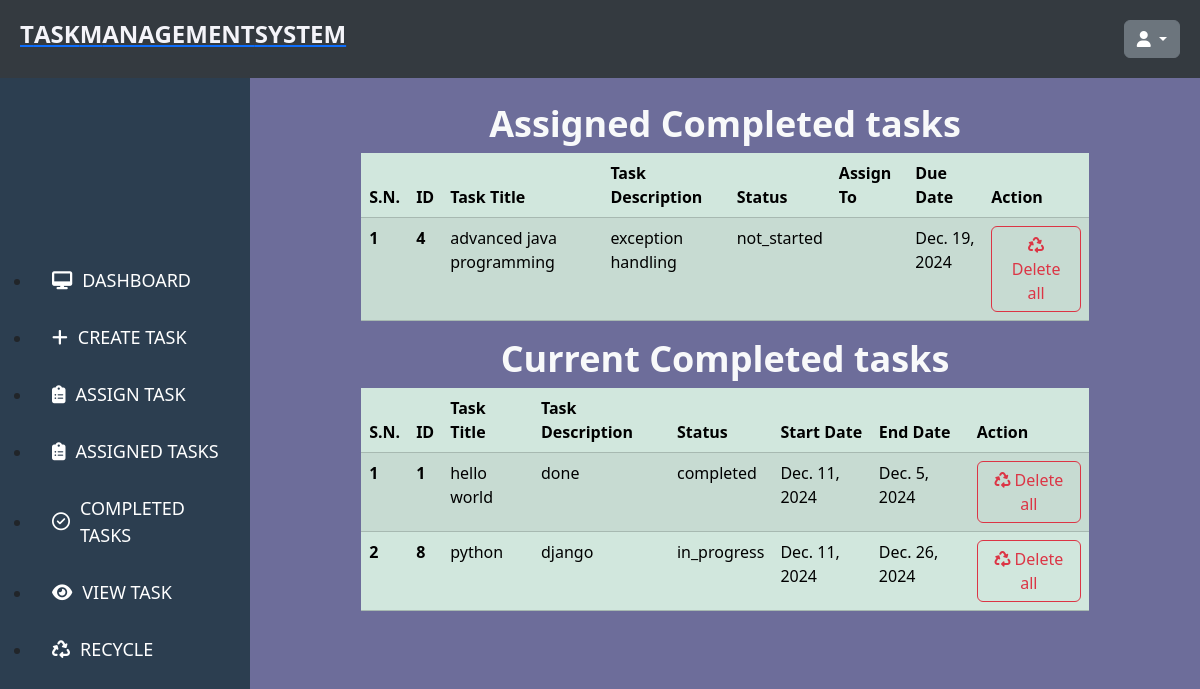
/completed_tasks/, run on the app's committed database.
### main/models.py (models this page shows, shortened)
class Assign_task(models.Model):
    STATUS_CHOICES =[
    ('not_started','Not started'),
    ('in_progress','In progress'),
    ('completed','Completed'),
]
    title = models.CharField(max_length=50)
    description = models.TextField()
    status = models.CharField(max_length=20,choices=STATUS_CHOICES,default='not_started')
    due_date=models.DateField(null=True, blank=True)
    assign_to = models.ForeignKey(
        User,
        on_delete=models.CASCADE,
        related_name='assigned_tasks'
    )
    assigned_by = models.ForeignKey(
        User,
        on_delete=models.CASCADE,
        related_name='tasks_assigned_by',
        null=True
    )
    is_deleted = models.BooleanField(default=False)
    is_completed = models.BooleanField(default=False)

class Task(models.Model):
    STATUS_CHOICES =[
    ('not_started','Not started'),
    ('in_progress','In progress'),
    ('completed','Completed'),
]
    user = models.ForeignKey(User, on_delete=models.CASCADE, null=True)
    title = models.CharField(max_length=50)
    description=models.TextField()
    start_date=models.DateField(null=True, blank=True)
    end_date=models.DateField(null=True, blank=True)
    status=models.CharField(max_length=20,choices=STATUS_CHOICES,default='not_started')
    is_deleted = models.BooleanField(default=False)
    delete_time = models.DateTimeField(null=True)
    is_completed = models.BooleanField(default=False)

### main/views.py (the view)
# urls.py: path("completed_tasks/", completed_tasks, name="completed_tasks"),
def completed_tasks(request):
    assign_data=Assign_task.objects.filter(is_completed=True,is_deleted=False)
    current_data=Task.objects.filter(is_completed=True, is_deleted=False)
    return render(request, 'main/completed_task.html',{'data1':assign_data,'data2':current_data})

### main/templates/main/completed_task.html (shortened to what this page needs)
{% extends 'base.html' %}
{% load static %}
{% block content %}
<div class="container-fluid w-60">
    <div class="row">
        <div class="col-10 mx-auto">
            <h1 class="text-center text-light fw-bolder"> Assigned Completed tasks</h1>
            <table class="table table-success table-striped ">
                <thead>
                    <tr>
                        <th class="col">S.N.</th>
                        <th scope="col">ID</th>
                        <th scope="col">Task Title</th>
                        <th scope="col">Task Description</th>
                        <th scope="col">Status</th>
                        <th scope="col">Assign To</th>
                        <th scope="col">Due Date</th>
                        <th scope="col">Action</th>
                    </tr>
                </thead>
                <tbody>
                    {% if data1 %}
                    {% for i in data1 %}
                    <tr>
                        <th>{{forloop.counter}}</th>
                        <th scope="row">{{i.id}}</th>
                        <td>{{i.title}}</td>
                        <td>{{i.description}}</td>
                        <td>{{i.status}}</td>
                        <td>{{i.user}}</td>
                        <td>{{i.due_date}}</td>
                        <td>
                            <button class="btn btn-outline-danger" data-bs-toggle="modal"
                                data-bs-target="#modals-{{i.id}}" data-bs-title="Mark as Complete"
                                data-bs-placement="top">
                                <i class="fa-solid fa-recycle"></i> Delete all
                            </button>
                        </td>
                    </tr>
                    {% endfor %}
                    {% else %}
                    <tr>
                        <td colspan="8" class="text-center bg-secondary text-white">No tasks available.</td>
                    </tr>
                    {% endif %}
                </tbody>
            </table>
        </div>
    </div>
</div>
<div class="container-fluid w-60">
    <div class="row">
        <div class="col-10 mx-auto">
            <h1 class="text-center text-light fw-bolder"> Current Completed tasks</h1>
            <table class="table table-success table-striped ">
                <thead>
                    <tr>
                        <th class="col">S.N.</th>
                        <th scope="col">ID</th>
                        <th scope="col">Task Title</th>
                        <th scope="col">Task Description</th>
                        <th scope="col">Status</th>
                        <th scope="col">Start Date</th>
                        <th scope="col">End Date</th>
                        <th scope="col">Action</th>
                    </tr>
                </thead>
                <tbody>
                    {% if data2 %}
                    {% for i in data2 %}
                    <tr>
                        <th>{{forloop.counter}}</th>
                        <th scope="row">{{i.id}}</th>
                        <td>{{i.title}}</td>
                        <td>{{i.description}}</td>
                        <td>{{i.status}}</td>
                        <td>{{i.start_date}}</td>
                        <td>{{i.end_date}}</td>
                        <td>
                            <button class="btn btn-outline-danger" data-bs-toggle="modal"
                                data-bs-target="#modals-{{i.id}}" data-bs-title="Mark as Complete"
                                data-bs-placement="top">
                                <i class="fa-solid fa-recycle"></i> Delete all
                            </button>
                        </td>
                    </tr>
                    {% endfor %}
                    {% else %}
                    <tr>
                        <td colspan="8" class="text-center bg-secondary text-white">No tasks available.</td>
                    </tr>
                    {% endif %}
                </tbody>
            </table>
        </div>
{% endblock content %}

### main/templates/base.html (shortened to what this page needs)
<!DOCTYPE html>
{% load static %}
<html lang="en">
<head>
    <link rel="stylesheet" href="//cdn.jsdelivr.net/npm/alertifyjs@1.14.0/build/css/alertify.min.css"/>
    <link rel="stylesheet" href="https://cdnjs.cloudflare.com/ajax/libs/font-awesome/6.7.1/css/all.min.css" />
    <link rel="stylesheet" href="{% static 'css/style.css' %}">
    <link rel="stylesheet" href="{% static 'css/s.css' %}">
    <link href="https://cdn.jsdelivr.net/npm/bootstrap@5.3.3/dist/css/bootstrap.min.css" rel="stylesheet">
</head>
<body>
    <header class="header d-flex justify-content-between">
        <a href="{% url 'index' %}"><h2 class="name d-flex justify-content-start"><b>T</b>ask <b>M</b>anagement <b>S</b>ystem</h2></a>
        <div class="dropdown ms-auto">
            <button class="btn btn-secondary dropdown-toggle" type="button" data-bs-toggle="dropdown" aria-expanded="false">
                <i class="fa-solid fa-user"></i>
            </button>
        </div>
    </header>
    <div class="d-flex">
        <nav class="navbar" style="width: 250px;">
            <ul class="d-flex justify-content-start align-items-start flex-column">
                <li>
                    <a href="{% url 'index' %}">
                        <i class="fa-solid fa-desktop"></i>
                        <span>DASHBOARD</span>
                    </a>
                </li>
                <li>
                    <a href="{% url 'create_task' %}">
                        <i class="fa-solid fa-plus"></i>
                        <span>CREATE TASK</span>
                    </a>
                </li>
                <li>
                    <a href="{% url 'assign_task' %}">
                        <i class="fa-solid fa-clipboard-list"></i>
                        <span>ASSIGN TASK</span>
                    </a>
                </li>
                <li>
                    <a href="{% url 'assigned_task' %}">
                        <i class="fa-solid fa-clipboard-list"></i>
                        <span>ASSIGNED TASKS</span>
                    </a>
                </li>
                <li>
                    <a href="{% url 'completed_tasks' %}">
                        <i class="fa-regular fa-circle-check"></i>
                        <span>COMPLETED TASKS</span>
                    </a>
                </li>
                <li>
                    <a href="{% url 'view_task' %}">
                        <i class="fa-solid fa-eye"></i>
                        <span>VIEW TASK</span>
                    </a>
                </li>
                <li>
                    <a href="{% url 'recycle' %}">
                        <i class="fa-solid fa-recycle"></i>
                        <span>RECYCLE</span>
                    </a>
                </li>
            </ul>
        </nav>
        <div class="content p-4" style="flex: 1;">
            {% block content %}
            {% endblock content %}
        </div>
    </div>
</body>
</html>

### main/static/css/style.css (style rules this page uses)
body { font-family: Arial, sans-serif; background-color: #f4f4f9; margin: 0; padding: 0; }
.header { background-color: #343a40; padding: 20px; color: white; }
.header .name { font-size: 24px; color: #f4f4f9; text-transform: uppercase; font-weight: bold; }
.navbar { background-color: #2c3e50; min-height: 100vh; padding-top: 20px; position: fixed; top: 0; left: 0; bottom: 0; width: 250px; transition: 0.3s; }
.navbar a { color: white; text-decoration: none; padding: 10px 20px; display: flex; align-items: center; font-size: 18px; margin-bottom: 10px; transition: 0.3s; }
.navbar i { margin-right: 10px; }
.dropdown-toggle { background-color: #343a40; color: white; border: none; }
.content { padding: 10px; background-color: #6d6d9a; min-height: 100vh; }
.content h1 { font-size: 36px; color: #333; }
.row { display: flex; justify-content: space-between; gap: 30px; }

### data on the page
Assign_task: id "4", title "advanced java programming", description "exception handling", status "not_started", due_date "Dec. 19, 2024"
Task: id "1", title "hello world", description "done", status "completed", start_date "Dec. 11, 2024", end_date "Dec. 5, 2024"
Task: id "8", title "python", description "django", status "in_progress", start_date "Dec. 11, 2024", end_date "Dec. 26, 2024"
